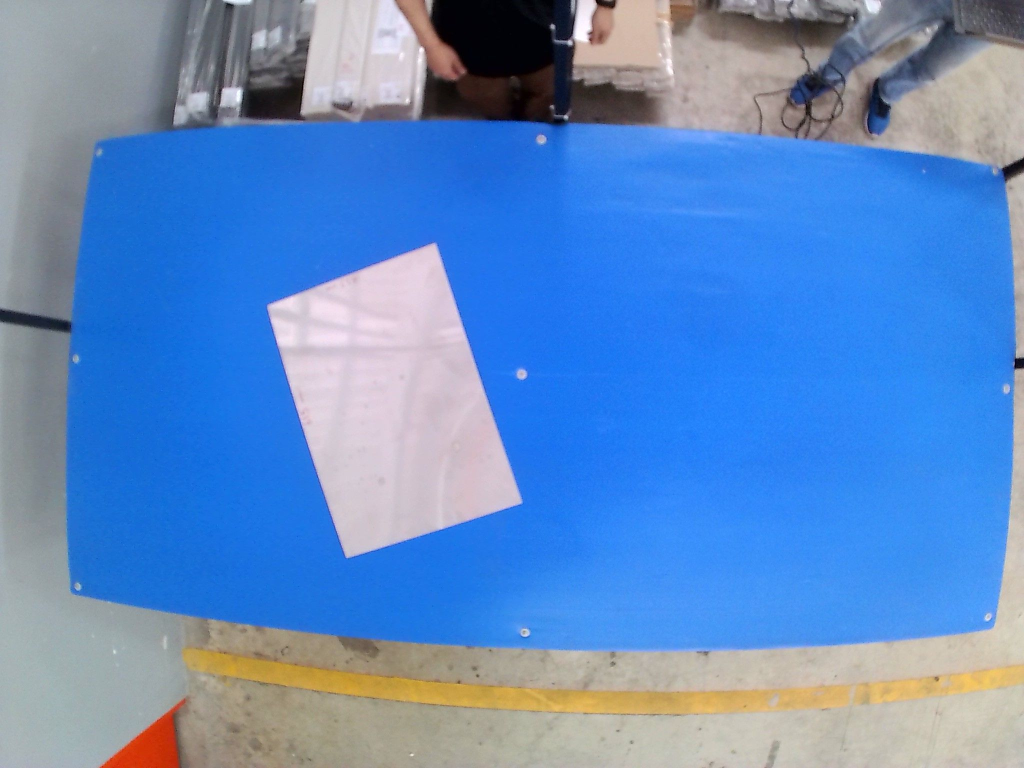
#> input picture img/back.jpg, 2048 x 1536 px (shown at 1/2 size)
$ python -i mtl_core.py   (imports and definitions only)
#> lines starting #> are read from the running program, lines starting #| are printed output that depends on the picture; after the words box and inside, x2 and y2 are one past the last pixel; in counts of white or black regions, pixels touching at a corner belong together
#> further down, picture is the input picture: shape (1536, 2048, 3); mean B, G, R 195.5, 139.3, 97.1
# -*- coding: utf-8 -*-
"""
mtl_core.py
- Core module for camera handling and measurement pipeline
- Designed to be imported by UI or other apps
"""

import os
import cv2
import numpy as np
import logging
from logging.handlers import RotatingFileHandler
from datetime import datetime

# ---------------------- Paths & Config ----------------------
SCRIPT_DIR = os.path.dirname(os.path.abspath(__file__))
RUNNING_NUMBER_PATH = os.path.join(SCRIPT_DIR, 'running_number.txt')
CALIB_PATH = os.path.join(SCRIPT_DIR, 'calibration_data/calibration_data_7x5_3040p.npz')
IMG_OUTPUT_DIR = os.path.join(SCRIPT_DIR, 'output')
# [1 line not run here, left out]

# Camera pipeline (edit to your need)
PIPELINE = (
    "souphttpsrc location=http://192.168.1.106:4747/video ! "
    "multipartdemux ! jpegdec ! videoconvert ! appsink"
)

# HSV mask range (blue background)
BLUE_LOWER = (90, 10, 50)
BLUE_UPPER = (150, 255, 255)

# Pixel to mm ratio
PIXEL_MM_RATIO_W = 0.5
PIXEL_MM_RATIO_H = 0.5

# Rotate + crop as your original code
ROTATE_ANGLE_DEG = 2.4
CROP_SLICE = (slice(340, 2420), slice(100, 4000))  # y, x

# Non-zero threshold for object present
NONZERO_THRESHOLD = 500_000

# ---------------------- Logger ----------------------
LOG_PATH = os.path.join(SCRIPT_DIR, 'app.log')
logger = logging.getLogger('MTL_MEASUREMENT')
# [6 lines not run here, left out]


# ---------------------- Utils ----------------------
def rotate_image(image, angle_deg: float):
#> called with angle_deg = 2.4
    center = tuple(np.array(image.shape[1::-1]) / 2)
#> center = (1024, 768)
    rot_mat = cv2.getRotationMatrix2D(center, angle_deg, 1.0)
    return cv2.warpAffine(image, rot_mat, image.shape[1::-1], flags=cv2.INTER_LINEAR)
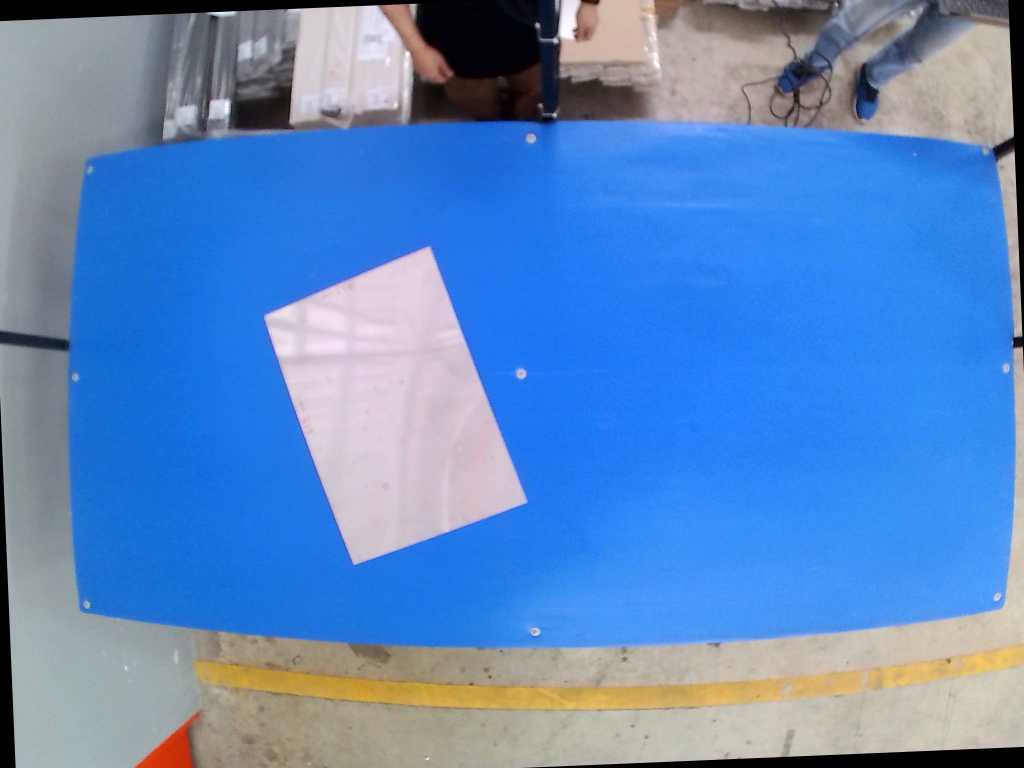
#> returned value: shape (1536, 2048, 3) (shown at 1/2 size); mean of channels 0, 1, 2 192.5, 136.3, 93.9; drawn as B, G, R

# [24 lines left out: functions get_next_running_number, load_calibration, not called in this run]


def cal_dim(contours, hierarchy, px2mm_x, px2mm_y):
    """Compute area with holes and bounding min-rect (largest outer contour)."""
    if hierarchy is None:
        return None

    total_area_px = 0
    max_rect, max_cnt = None, None

    for i, cnt in enumerate(contours):
        area_px = cv2.contourArea(cnt)
        if hierarchy[0][i][3] != -1:
            total_area_px -= area_px
        else:
            total_area_px += area_px
            if max_cnt is None or area_px > cv2.contourArea(max_cnt):
                max_cnt = cnt
                max_rect = cv2.minAreaRect(cnt)

    if max_rect is None or max_cnt is None:
        return None

    area_mm2 = total_area_px * px2mm_x * px2mm_y
    (_, _), (w, h), angle = max_rect
    width_mm = w * px2mm_x
    height_mm = h * px2mm_y

    return {
        "area_mm2": area_mm2,
        "width_mm": width_mm,
        "height_mm": height_mm,
        "angle": angle,
        "contour": max_cnt
    }


# ---------------------- Camera Manager ----------------------
class CameraManager:
    """Thin wrapper around OpenCV VideoCapture for GStreamer pipeline."""
    # [30 lines left out: functions __init__, start, read, release, not called in this run]


# ---------------------- Measurement Pipeline ----------------------
class MeasurementPipeline:
    def __init__(self, mtx=None, dist=None):
        self.mtx = mtx
        self.dist = dist
        self.kernel = cv2.getStructuringElement(cv2.MORPH_RECT, (5, 5))

    def process_frame(self, frame_bgr):
        """
        Returns (result_dict or None, output_bgr)
        result_dict keys: width_mm, height_mm, area_mm2, angle
        """
        frame_HD = frame_bgr

        # 1) Undistort (if calibration available)
        if self.mtx is not None and self.dist is not None:
            frame_HD = cv2.undistort(frame_HD, self.mtx, self.dist, None, self.mtx)

        # 2) Rotate
        frame_HD = rotate_image(frame_HD, ROTATE_ANGLE_DEG)

        # 3) Crop
        yslice, xslice = CROP_SLICE
        frame_HD = frame_HD[yslice, xslice].copy()
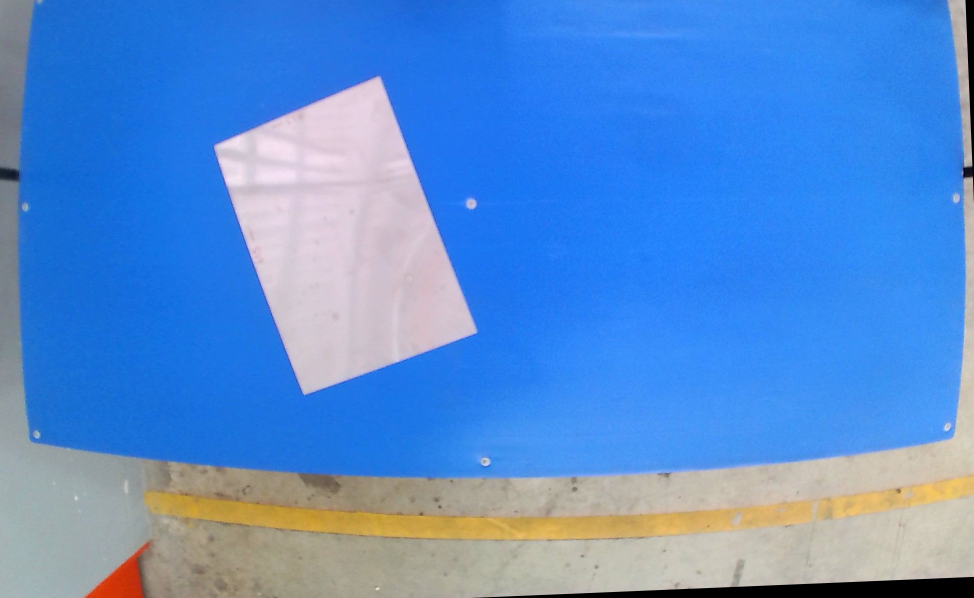
#> frame_HD: shape (1196, 1948, 3) (shown at 1/2 size); mean B, G, R 210.1, 141.4, 88.1

        # Keep a copy for drawing
        output = frame_HD.copy()

        # 4) Glare removal via threshold + close + inpaint
        gray = cv2.cvtColor(frame_HD, cv2.COLOR_BGR2GRAY)
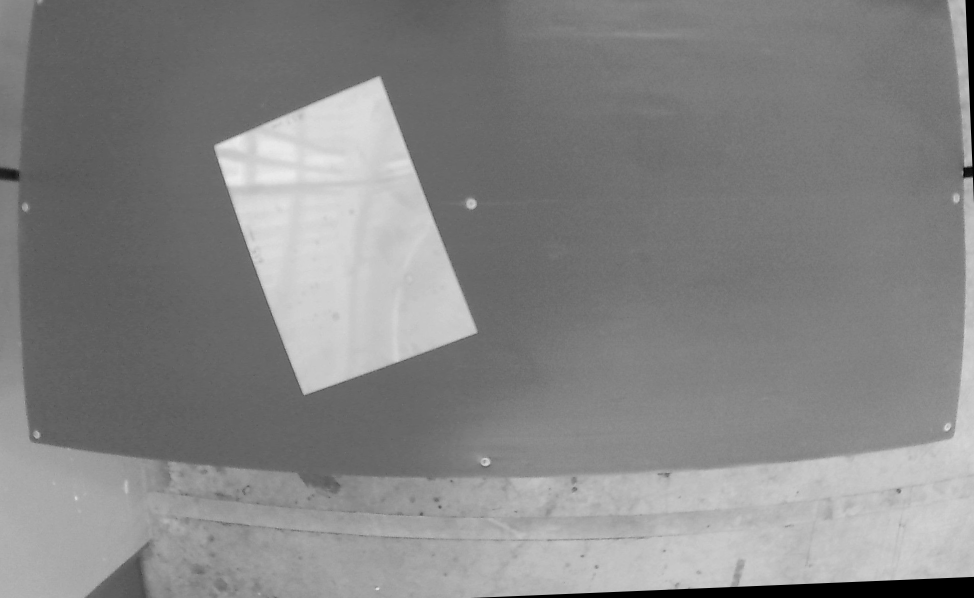
#> gray: shape (1196, 1948) (shown at 1/2 size); min 0, max 237, mean 133.3
        _, thr = cv2.threshold(gray, 200, 255, cv2.THRESH_BINARY)
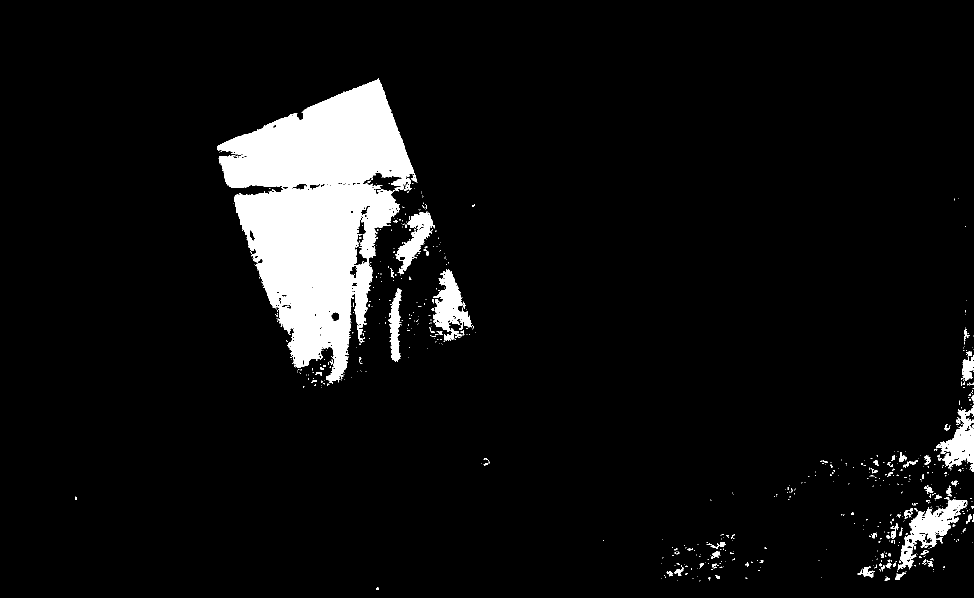
#> thr: shape (1196, 1948) (shown at 1/2 size); 6.6% white; 694 white regions (608 under 20 px), largest, box (x1, y1, x2, y2) and area: (434, 157, 834, 767) 125790, (1795, 999, 1935, 1139) 5946, (866, 539, 944, 663) 4587
        closed = cv2.morphologyEx(thr, cv2.MORPH_CLOSE, self.kernel)
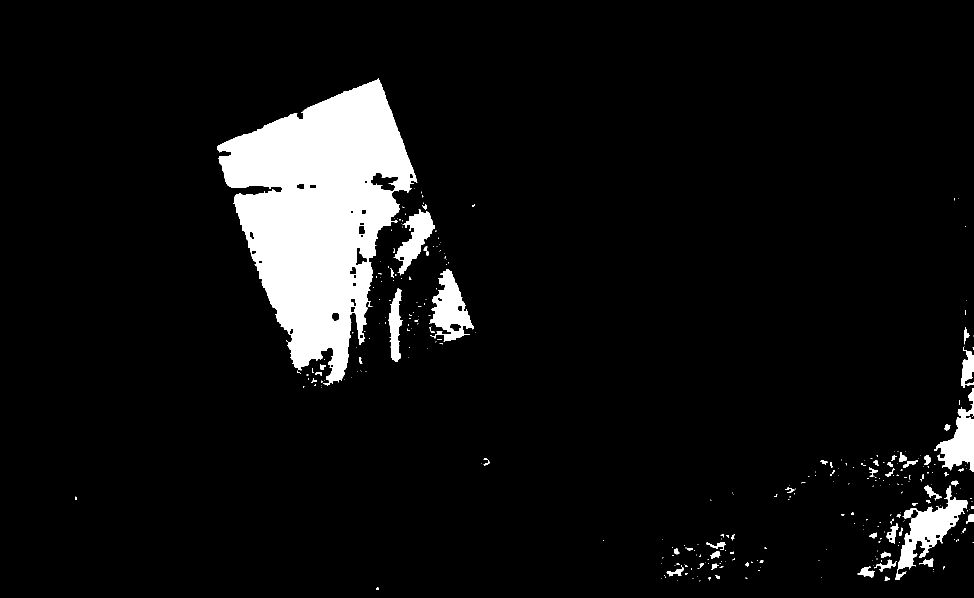
#> closed: shape (1196, 1948) (shown at 1/2 size); 7.1% white; 320 white regions (253 under 20 px), largest, box (x1, y1, x2, y2) and area: (434, 157, 835, 772) 130232, (1790, 971, 1935, 1160) 8191, (860, 539, 948, 684) 6229
        frame_no_glare = cv2.inpaint(frame_HD, closed, 3, cv2.INPAINT_TELEA)

        # 5) HSV mask (blue background inverted)
        hsv = cv2.cvtColor(frame_no_glare, cv2.COLOR_BGR2HSV)
#> hsv: shape (1196, 1948, 3); mean H, S, V 93.1, 153.9, 217.8
        blue_mask = cv2.inRange(hsv, BLUE_LOWER, BLUE_UPPER)
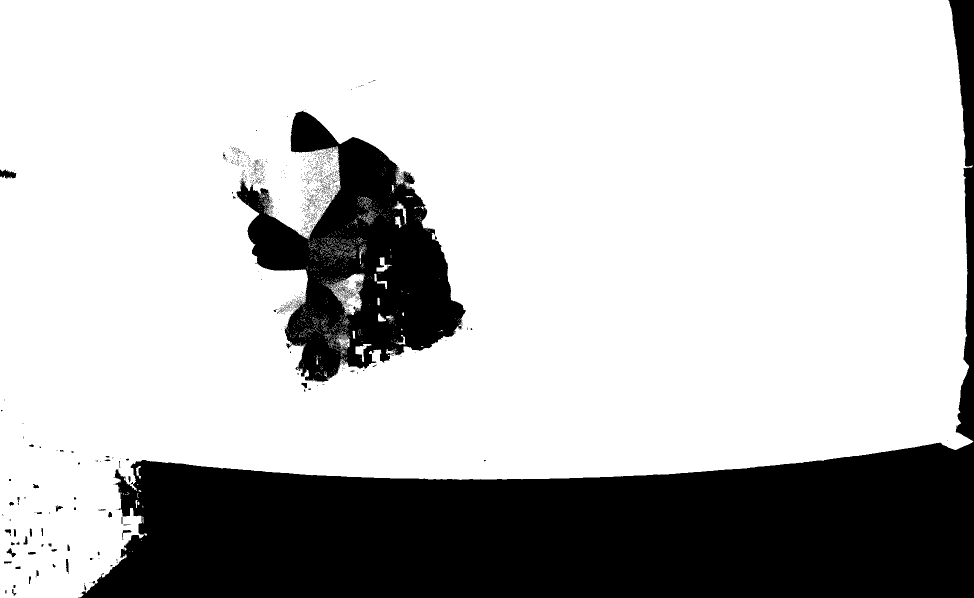
#> blue_mask: shape (1196, 1948) (shown at 1/2 size); 75.1% white; 1405 black regions (1356 under 20 px), largest, box (x1, y1, x2, y2) and area: (156, 0, 1948, 1196) 460671, (473, 221, 932, 765) 113948, (0, 339, 33, 357) 392
        blue_mask = cv2.bitwise_not(blue_mask)
#> blue_mask: shape (1196, 1948); 24.9% white; 1405 white regions (1356 under 20 px)

        nonZero_blue = cv2.countNonZero(blue_mask)
#> nonZero_blue = 579820
        logger.debug(f'Object check nonZero_blue: {nonZero_blue}')
        if nonZero_blue <= NONZERO_THRESHOLD:
            return None, output

        # 6) Contours & dimensions
        contours, hierarchy = cv2.findContours(blue_mask, cv2.RETR_CCOMP, cv2.CHAIN_APPROX_SIMPLE)
#> contours = 4199 contours, 4134 with area under 20; largest, box (x1, y1, x2, y2) and area: (156, 0, 1948, 1196) 457774, (473, 221, 932, 765) 120822, (672, 546, 730, 590) 1275, (684, 583, 725, 631) 1103, (710, 687, 744, 725) 465
        cv2.drawContours(output, contours, -1, (255, 0, 0), 1)

        meas = cal_dim(contours, hierarchy, PIXEL_MM_RATIO_W, PIXEL_MM_RATIO_H)
#> the loop in cal_dim, `for i, cnt in enumerate(contours):` made 4199 passes
#> (area_px, total_area_px, max_rect) on passes 3, 12, 14, 19, 21, 27: (26, 34, ((26.73, 1184.3), (5.82, 12.48), -33.69)), (27, 105, ((59.5, 1160), (14, 3), -90)), (32, 140.5, ((75, 1145.5), (11, 4), -90)), (36.5, 231, ((15.53, 1124.4), (15.23, 3.79), -3.81)), (83, 315.5, ((134.2, 1132.5), (4.57, 29.17), -3.01)), (106, 526, ((22.5, 1105.5), (11.31, 16.97), -45))
#> (area_px, total_area_px) on passes 15, 24, 26, 29, 31, 32: (31.5, 172), (49.5, 376.5), (28.5, 420), (36, 560), (21.5, 591), (21, 612)
#> after the loop in cal_dim, `for i, cnt in enumerate(contours):`: max_cnt = contour of 1060 points, box (x1, y1, x2, y2) (156, 0, 1948, 1196), area 457774; max_rect = ((1051.5, 597.5), (1195, 1791), -90); total_area_px = 567319
#> in cal_dim, `area_mm2 = total_area_px * px2mm_x * px2mm_y`: area_mm2 = 141829.8
#> in cal_dim, `(_, _), (w, h), angle = max_rect`: w = 1195; h = 1791; angle = -90
#> in cal_dim, `width_mm = w * px2mm_x`: width_mm = 597.5
#> in cal_dim, `height_mm = h * px2mm_y`: height_mm = 895.5
#> meas = {'area_mm2': 141829.8, 'width_mm': 597.5, 'height_mm': 895.5, 'angle': -90, 'contour': contour of 1060 points, box (x1, y1, x2, y2) (156, 0, 1948, 1196), area 457774}
        if not meas:
            return None, output

        w_mm = meas["width_mm"]
#> w_mm = 597.5
        h_mm = meas["height_mm"]
#> h_mm = 895.5
        a_mm2 = meas["area_mm2"]
#> a_mm2 = 141829.8
        ang = meas["angle"]
#> ang = -90
        cnt = meas["contour"]
#> cnt has the same summary as max_cnt in cal_dim

        # 7) Annotate
        M = cv2.moments(cnt)
#> M = moments, m00 457773.5, centre m10/m00, m01/m00 = (1148.4, 1038.2)
        if M["m00"] != 0:
            cX, cY = int(M["m10"]/M["m00"]), int(M["m01"]/M["m00"])
#> cX = 1148; cY = 1038
        else:
            cX, cY = 20, 20

        cv2.drawContours(output, [cnt], 0, (0, 255, 0), 2)
        cv2.putText(output, f"Area: {a_mm2:.1f} mm2", (cX - 120, cY - 50),
                    cv2.FONT_HERSHEY_PLAIN, 2, (0,255,0), 2)
        cv2.putText(output, f"Width: {w_mm:.1f} mm", (cX - 120, cY - 20),
                    cv2.FONT_HERSHEY_PLAIN, 2, (0,255,0), 2)
        cv2.putText(output, f"Height:{h_mm:.1f} mm", (cX - 120, cY + 10),
                    cv2.FONT_HERSHEY_PLAIN, 2, (0,255,0), 2)
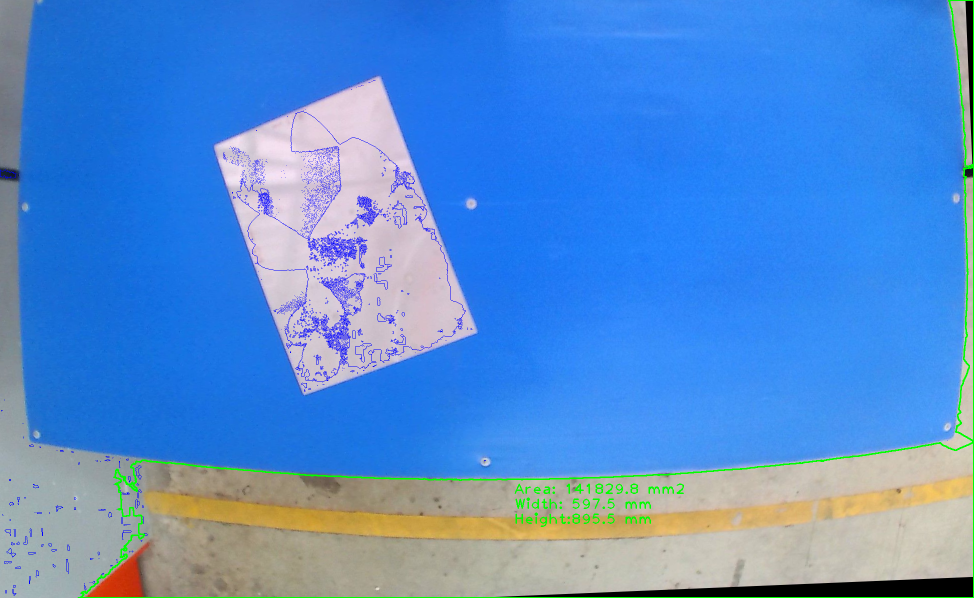
#> output: shape (1196, 1948, 3) (shown at 1/2 size); mean B, G, R 209.2, 141, 85.1

        return {
            "width_mm": w_mm,
            "height_mm": h_mm,
            "area_mm2": a_mm2,
            "angle": ang
        }, output

    # [5 lines left out: function save_output, not called in this run]


# ---------------------- Factory helpers ----------------------
def create_default_pipeline():
    mtx, dist = load_calibration(CALIB_PATH)
    return MeasurementPipeline(mtx, dist)

# [4 lines left out: function create_camera, not called in this run]

>>> import cv2
>>> picture = cv2.imread('img/back.jpg')
>>> result = MeasurementPipeline().process_frame(picture)
